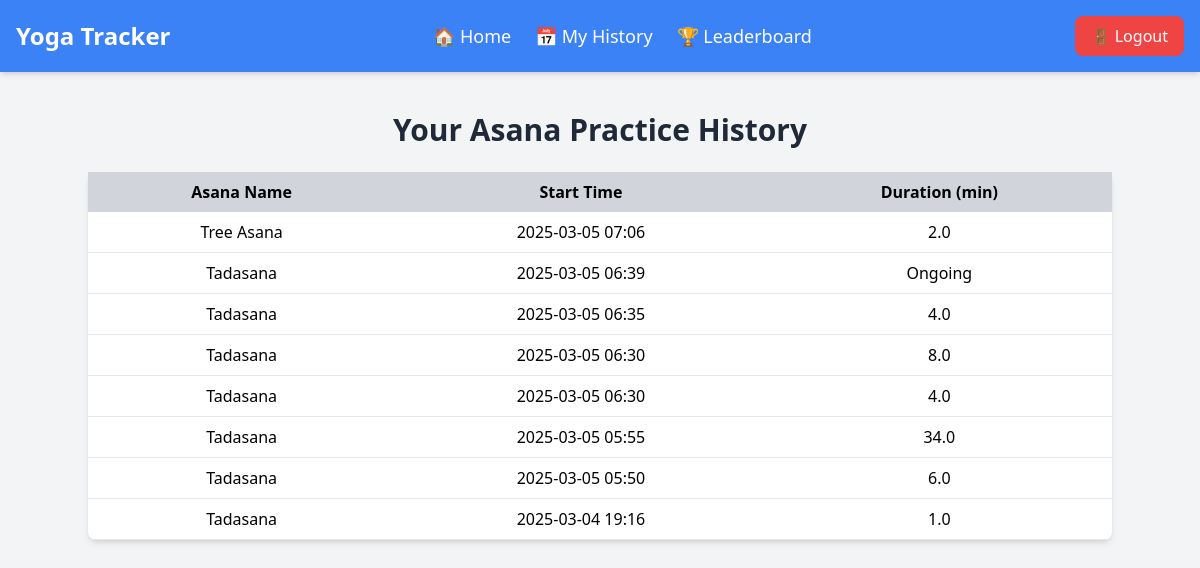
The app's page /history (signed in) with its own data.
### models.py (models this page shows, shortened)
class UserAsanaUsage(db.Model):
    __tablename__ = 'user_asana_usage'
    id = db.Column(db.Integer, primary_key=True)
    user_id = db.Column(db.Integer, db.ForeignKey('user.id'))  # ✅ Ensure this matches the User table
    asana_id = db.Column(db.Integer, db.ForeignKey('yogapose.id'))  # ✅ Matches YogaPose table
    start_time = db.Column(db.DateTime, default=datetime.utcnow)
    end_time = db.Column(db.DateTime, nullable=True)
    time_spent = db.Column(db.Integer, nullable=True)  # Time in seconds
    asana = db.relationship('YogaPose', backref='asana_usages')

class YogaPose(db.Model):
    __tablename__ = 'yogapose'  # ✅ Ensure this matches exactly
    id = db.Column(db.Integer, primary_key=True)
    name = db.Column(db.String(100), nullable=False)
    description = db.Column(db.Text, nullable=True)
    reference_pose = db.Column(db.String(255), nullable=False)

### routes.py (the view)
@app.route('/history')
@login_required
def history():
    history = UserAsanaUsage.query.filter_by(user_id=current_user.id).order_by(UserAsanaUsage.start_time.desc()).all()
    return render_template('user_history.html', history=history)

### models.py (called while the page is built)
@login_manager.user_loader
def load_user(user_id):
    return User.query.get(int(user_id))

### templates/user_history.html (shortened to what this page needs)
<!DOCTYPE html>
<html lang="en">
<head>
    <script src="https://cdn.tailwindcss.com"></script>
</head>
<body class="bg-gray-100">
    {% include 'user_navbar.html' %}
    <div class="container mx-auto mt-10">
        <h2 class="text-3xl font-bold text-center text-gray-800">Your Asana Practice History</h2>
        <table class="w-full mt-6 bg-white shadow-md rounded-lg">
            <thead>
                <tr class="bg-gray-300">
                    <th class="px-4 py-2">Asana Name</th>
                    <th class="px-4 py-2">Start Time</th>
                    <th class="px-4 py-2">Duration (min)</th>
                </tr>
            </thead>
            <tbody>
                {% for entry in history %}
                <tr class="text-center border-b">
                    <td class="px-4 py-2">{{ entry.asana.name }}</td>
                    <td class="px-4 py-2">{{ entry.start_time.strftime('%Y-%m-%d %H:%M') }}</td>
                    <td class="px-4 py-2">{{ (entry.time_spent // 60) if entry.time_spent else 'Ongoing' }}</td>
                </tr>
                {% endfor %}
            </tbody>
        </table>
    </div>
</body>
</html>

### records on screen
UserAsanaUsage: asana.name "Tree Asana", start_time "2025-03-05 07:06", time_spent "2.0"
UserAsanaUsage: asana.name "Tadasana", start_time "2025-03-05 06:39", time_spent "Ongoing"
UserAsanaUsage: asana.name "Tadasana", start_time "2025-03-05 06:35", time_spent "4.0"
UserAsanaUsage: asana.name "Tadasana", start_time "2025-03-05 06:30", time_spent "8.0"
UserAsanaUsage: asana.name "Tadasana", start_time "2025-03-05 06:30", time_spent "4.0"
UserAsanaUsage: asana.name "Tadasana", start_time "2025-03-05 05:55", time_spent "34.0"
UserAsanaUsage: asana.name "Tadasana", start_time "2025-03-05 05:50", time_spent "6.0"
UserAsanaUsage: asana.name "Tadasana", start_time "2025-03-04 19:16", time_spent "1.0"
